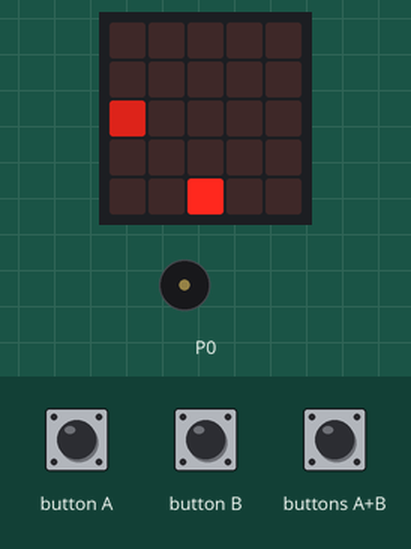
A program run on a simulated BBC micro:bit (MakeCode). On the bench: the board's 5×5 LED display, buzzer (waves = sounding). Inputs (shaded band) come from the test bench. Random numbers come from a fixed seed; what the program prints to the serial console is not drawn.

Above: at 1.3 s.
1.4 s: button A pressed for 0.15 s
At 1.9 s:
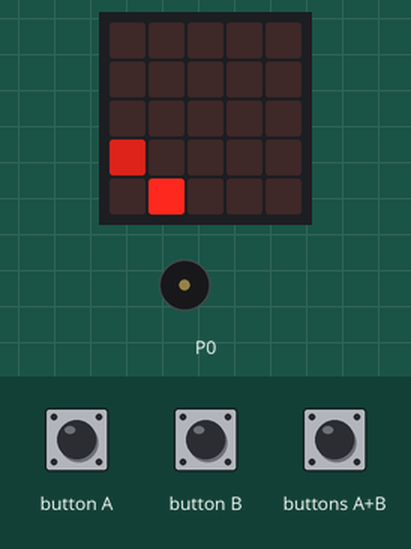
2.1 s: buttons A+B pressed for 0.15 s
2.8 s: button B pressed for 0.15 s
At 4.5 s:
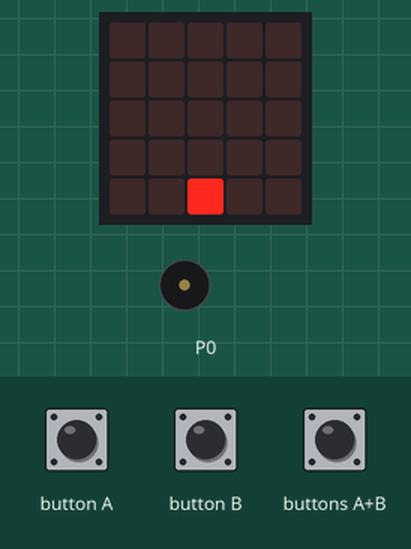
5.9 s: button B pressed for 0.15 s
At 6.7 s:
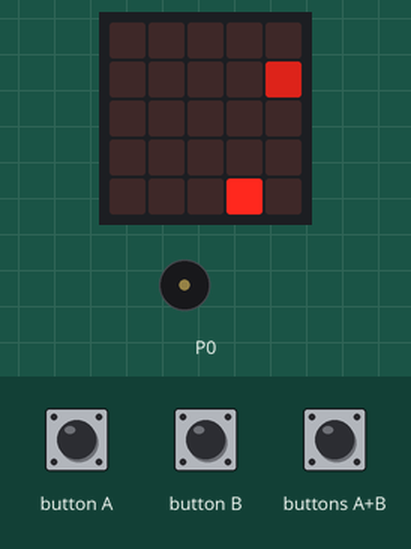
9.0 s: button A pressed for 0.15 s
At 10.0 s:
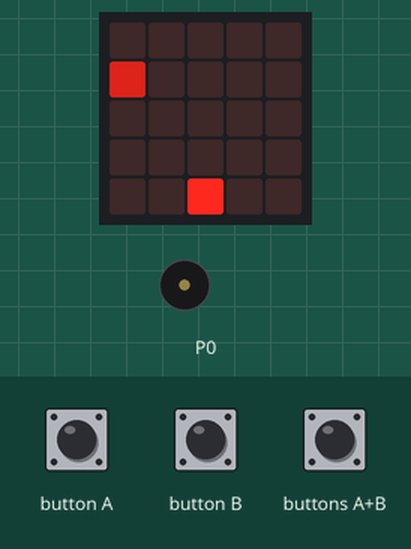
12.1 s: buttons A+B pressed for 1 s
At 19.8 s:
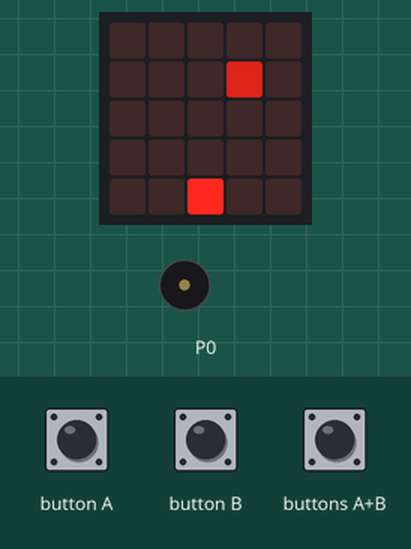
Timing chart, 0 to 20.9 s (numbered marks = the images above; inputs shaded):
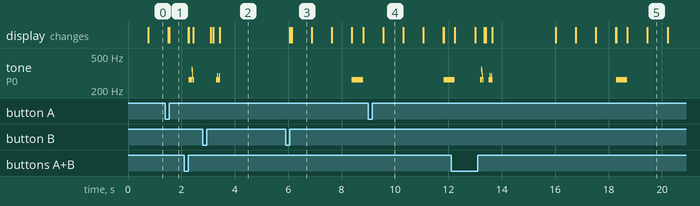

Measured:
- by itself, tone on P0: plays 262 Hz for 0.04 s, 349 Hz for 0.01 s, 330 Hz for 0.01 s, 294 Hz for 0.01 s, 262 Hz for 0.02 s, 262 Hz for 0.03 s … (11 notes in this stretch)
- what the display in image 3 shows lasts 0.8 s, from 6.1 s to 6.9 s

The program:

main.ts
```typescript
// Input for Button 'A'
input.onButtonPressed(Button.A, function () {
    player.change(LedSpriteProperty.X, -1)
})
// Animation for the Super Attack
function showSuperAttackAnimations () {
    game.pause()
    basic.showLeds(`
        . . . . .
        . . . . .
        . . # . .
        . . . . .
        . . . . .
        `)
    basic.clearScreen()
    basic.showLeds(`
        . . . . .
        . # . . .
        . . # . .
        . . . # .
        . . . . .
        `)
    basic.clearScreen()
    basic.showLeds(`
        . . . . .
        . # . # .
        . . # . .
        . # . # .
        . . . . .
        `)
    basic.clearScreen()
    basic.showLeds(`
        # . . . #
        . # . # .
        . . # . .
        . # . # .
        # . . . #
        `)
    basic.clearScreen()
    basic.showLeds(`
        # . # . #
        . # . # .
        # . # . #
        . # . # .
        # . # . #
        `)
    basic.clearScreen()
    basic.showLeds(`
        # . # . #
        . # # # .
        # # # # #
        . # # # .
        # . # . #
        `)
    basic.clearScreen()
    basic.showLeds(`
        # # # # #
        # # # # #
        # # # # #
        # # # # #
        # # # # #
        `)
    wait(300)
    game.resume()
}
// Moves an Enemy
function moveEnemy (sprite: game.LedSprite) {
    sprite.setBrightness(150)
for (let index = 0; index < 4; index++) {
        sprite.change(LedSpriteProperty.Y, 1)
        wait(750)
    }
}
// Wait for a few miliseconds
function wait (time: number) {
    basic.pause(time)
}
// Change the Y - Coordinate of the bullet to simulate a shoot Animation
function shoot () {
    bullet = game.createSprite(player.get(LedSpriteProperty.X), player.get(LedSpriteProperty.Y))
    music.playMelody("C C C F E D C C ", 6000)
    // music.playMelody("C5 B A G F F F F ", 5000)
    for (let index = 0; index < 4; index++) {
        bullet.change(LedSpriteProperty.Y, -1)
        bullet.setBrightness(80)
wait(100)
    }
    shootColdown = false
}
// Set the health
function setHealth (amount: number) {
    health = amount
}
// Lunch the SuperAttack
function superAttack () {
    if (bullet == null) {
        return
    }
    if (enemy == null) {
        return
    }
    bullet.delete()
    enemy.delete()
    shootColdown = false
}
// Input for Button 'AB'
input.onButtonPressed(Button.AB, function () {
    basic.pause(100)
    if (input.buttonIsPressed(Button.AB)) {
        serial.writeLine("Ready to launch the Super Attack")
        if (shootColdown == true) {
            serial.writeLine("Cannot lauch Super Attack, because 'shootColwodown' is false")
            return
        }
        superAttack()
        showSuperAttackAnimations()
        shootColdown = true
        return
    } else {
        if (shootColdown == true) {
            serial.writeLine("Cannot lauch Attack, because 'shootColwodown' is false")
            return
        }
        shoot()
        shootColdown = true
    }
})
// Input for Button 'B'
input.onButtonPressed(Button.B, function () {
    player.change(LedSpriteProperty.X, 1)
})
// Moves a Sprite
function move (toMoveSprite: game.LedSprite) {
    for (let index = 0; index < 4; index++) {
        toMoveSprite.change(LedSpriteProperty.Y, -1)
        wait(100)
    }
}
// Sets the Position of an Enemy
function setEnemyPosition (randomNumber: number) {
    enemy = game.createSprite(randomNumber, -1)
    moveEnemy(enemy)
}
let randomNumberForEnemyPosition = 0
let score = 0
let enemy: game.LedSprite = null
let shootColdown = false
let player: game.LedSprite = null
let bullet: game.LedSprite = null
let health = 0
health = 5
// Create Player
player = game.createSprite(2, 4)
// Startlog
serial.writeLine("Start Log for Game 'Space Shoother'.")
// Deleteing 'enemy' and 'bullet' when them touching herself
basic.forever(function () {
    if (enemy == null) {
        return
    } else if (bullet == null) {
        return
    }
    if (health == 0) {
        return
    }
    if (bullet.isTouching(enemy)) {
        bullet.delete()
        enemy.delete()
        score += 1
        music.playMelody("C C D C C C D C ", 4500)
    }
})
// Check, if 'health' is 0
basic.forever(function () {
    if (health == 0) {
        game.pause()
        basic.showNumber(score)
        wait(4500)
        health = 5
        score = 0
        game.resume()
    }
})
// Delete 'enemy' wenn his Y - Coordinate is '4'
basic.forever(function () {
    if (enemy == null) {
        return
    }
    if (health == 0) {
        return
    }
    if (enemy.isTouchingEdge() == false) {
        return
    }
    if (enemy.get(LedSpriteProperty.Y) == 4) {
        enemy.delete()
        setHealth(health -= 1)
        music.playMelody("C C C C C C C C ", 1200)
        basic.showNumber(health)
        shootColdown = false
    }
})
// Forever function for spawning Enemys with a random Position
basic.forever(function () {
    if (health == 0) {
        return
    }
    setEnemyPosition(randomNumberForEnemyPosition)
    randomNumberForEnemyPosition = randint(0, 4)
})
// Forever function for deleting 'bullet' when the Y - Coordinate is 0
basic.forever(function () {
    if (bullet == null) {
        return
    }
    if (health == 0) {
        return
    }
    if (bullet.get(LedSpriteProperty.Y) == 0) {
        bullet.delete()
        shootColdown = false
    }
})
```

test.ts
```typescript
// Hier kann man Tests durchführen; diese Datei wird nicht kompiliert, wenn dieses Paket als Erweiterung verwendet wird.
```
